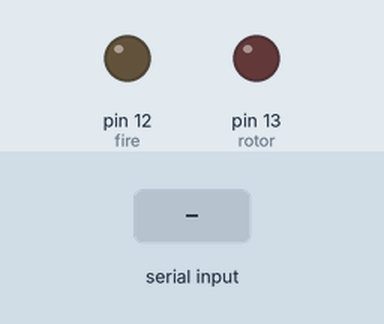
This sketch was run on a simulated Arduino Uno, built with avr-gcc and run on an emulated ATmega328P. Shown: output pins drawn as LEDs (lit = HIGH). The inputs (shaded band) are chosen by the test bench.

Above: at 1.2 s.
1.3 s: "s" received over Serial
At 1.8 s:
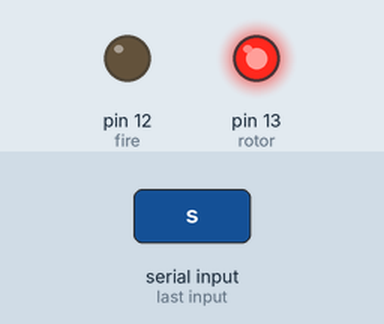
At 4.1 s:
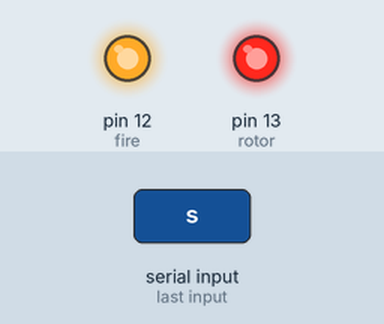
Timing chart, 0 to 5.8 s (numbered marks = the images above; inputs shaded):
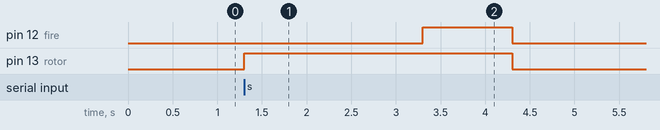

Measured:
- after the input at 1.3 s, pin 12 (fire): LOW → HIGH after 2.0 s, → LOW 1.0 s later; pin 13 (rotor): LOW → HIGH at once, → LOW 3.0 s later

The sketch:

nerf-motor.ino
```cpp
int rotor = 13;
int fire = 12;
void setup() {
  Serial.begin(9600);
  pinMode(rotor , OUTPUT);
  pinMode(fire , OUTPUT);

}

void loop() {
  char input = Serial.read();
  if (input == 's') {
    digitalWrite(rotor , HIGH);
    delay(2000);
    digitalWrite(fire, HIGH);
    delay(1000);
    digitalWrite(rotor , LOW);
    digitalWrite(fire , LOW);
  }

}
```
